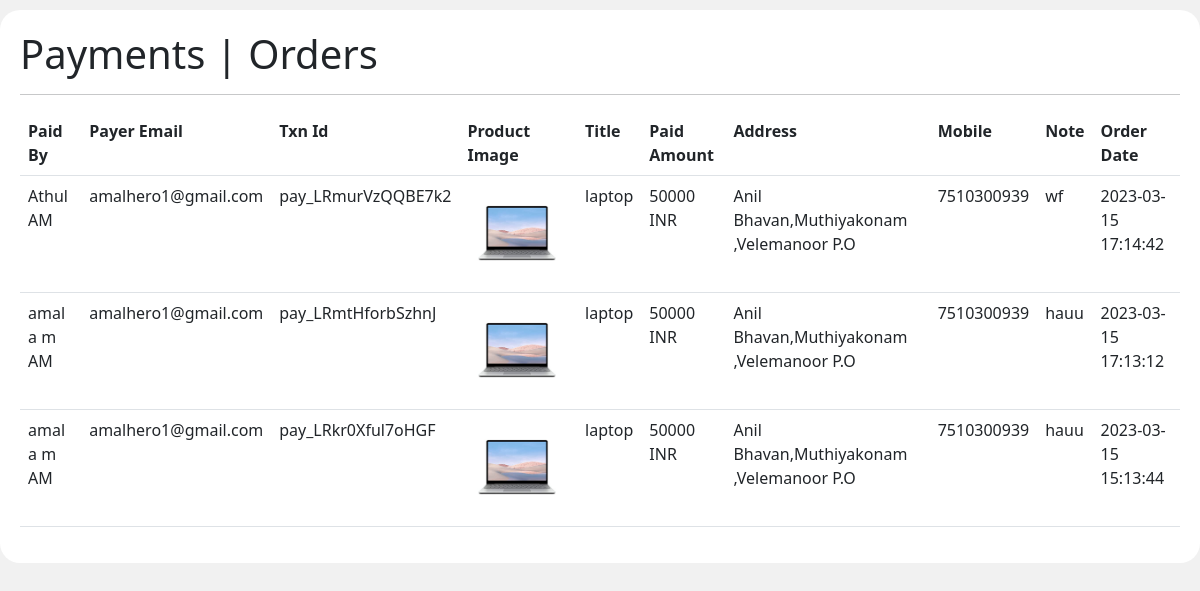
Page /payment/payments.php on the committed database.
### tables this page shows
CREATE TABLE `payments` (
  `payid` int(11) NOT NULL,
  `firstname` varchar(40) DEFAULT NULL,
  `lastname` varchar(40) DEFAULT NULL,
  `amount` varchar(20) DEFAULT NULL,
  `txnid` varchar(255) DEFAULT NULL,
  `pid` int(11) DEFAULT NULL,
  `payer_email` varchar(40) DEFAULT NULL,
  `currency` varchar(10) DEFAULT NULL,
  `mobile` varchar(15) NOT NULL,
  `address` varchar(455) DEFAULT NULL,
  `note` text DEFAULT NULL,
  `payment_date` datetime DEFAULT NULL,
  `status` varchar(30) DEFAULT NULL
);

CREATE TABLE `products` (
  `pid` int(11) NOT NULL,
  `title` varchar(355) DEFAULT NULL,
  `price` varchar(20) DEFAULT NULL,
  `image` varchar(255) DEFAULT NULL
);

### payment/payments.php (the view, shortened to what this page needs)
<?php require_once("config.php");?>
<!DOCTYPE html>
<html>
<head>
<link href="https://cdn.jsdelivr.net/npm/bootstrap@5.2.2/dist/css/bootstrap.min.css" rel="stylesheet">
<link rel="stylesheet" a href="css/style.css" />
</head>
<body>
<div class="container-fluid">
    <div class="row">
        <div class="col-sm-12 form-container">
                <h1>Payments | Orders</h1>
                <hr>
                <table class="table">
                    <tr>
                         <th>Paid By </th>
                         <th>Payer Email</th>
                          <th>Txn Id </th>
                        <th>Product Image</th>
                        <th>Title</th>
                        <th>Paid Amount</th>
                            <th>Address</th>
                            <th>Mobile</th>
                                <th>Note</th>
                             <th>Order Date</th>
                    </tr>
                <?php
                     $sql="SELECT * from products,payments WHERE products.pid=payments.pid order by payments.payid DESC ";
         $stmt = $db->prepare($sql);
           $stmt->execute();
           $rows=$stmt->fetchAll();
           foreach ($rows as $row) {
           echo '<tr>
           <td>'.$row['firstname'].' '.$row['lastname'].'</td>
           <td>'.$row['payer_email'].'</td>
            <td>'.$row['txnid'].'</td>
              <td><img src="uploads/'.$row['image'].'" height="100"></td>
               <td>'.$row['title'].'</td>
               <td>'.$row['amount'].' INR</td>
               <td>'.$row['address'].'</td>
               <td>'.$row['mobile'].'</td>
               <td>'.$row['note'].'</td>
               <td>'.$row['payment_date'].'</td>
           </tr>';
           }
                ?>
        </table>
        </div>
    </div>
</div>
</body>
</html>

### payment/css/style.css (style rules this page uses)
body { background-color: #f1f1f1; }
.form-container { padding: 20px; border-radius: 20px; background-color: #fff; margin-top: 10px; }

### rows in the picture
payments: firstname "Athul", lastname "AM", payer_email "amalhero1@gmail.com", txnid "pay_LRmurVzQQBE7k2", pid.image (picture), pid.title "laptop", amount "50000", address "Anil Bhavan,Muthiyakonam ,Velemanoor P.O", mobile "7510300939", note "wf", payment_date "2023-03-15 17:14:42"
payments: firstname "amal a m", lastname "AM", payer_email "amalhero1@gmail.com", txnid "pay_LRmtHforbSzhnJ", pid.image (picture), pid.title "laptop", amount "50000", address "Anil Bhavan,Muthiyakonam ,Velemanoor P.O", mobile "7510300939", note "hauu", payment_date "2023-03-15 17:13:12"
payments: firstname "amal a m", lastname "AM", payer_email "amalhero1@gmail.com", txnid "pay_LRkr0Xful7oHGF", pid.image (picture), pid.title "laptop", amount "50000", address "Anil Bhavan,Muthiyakonam ,Velemanoor P.O", mobile "7510300939", note "hauu", payment_date "2023-03-15 15:13:44"
